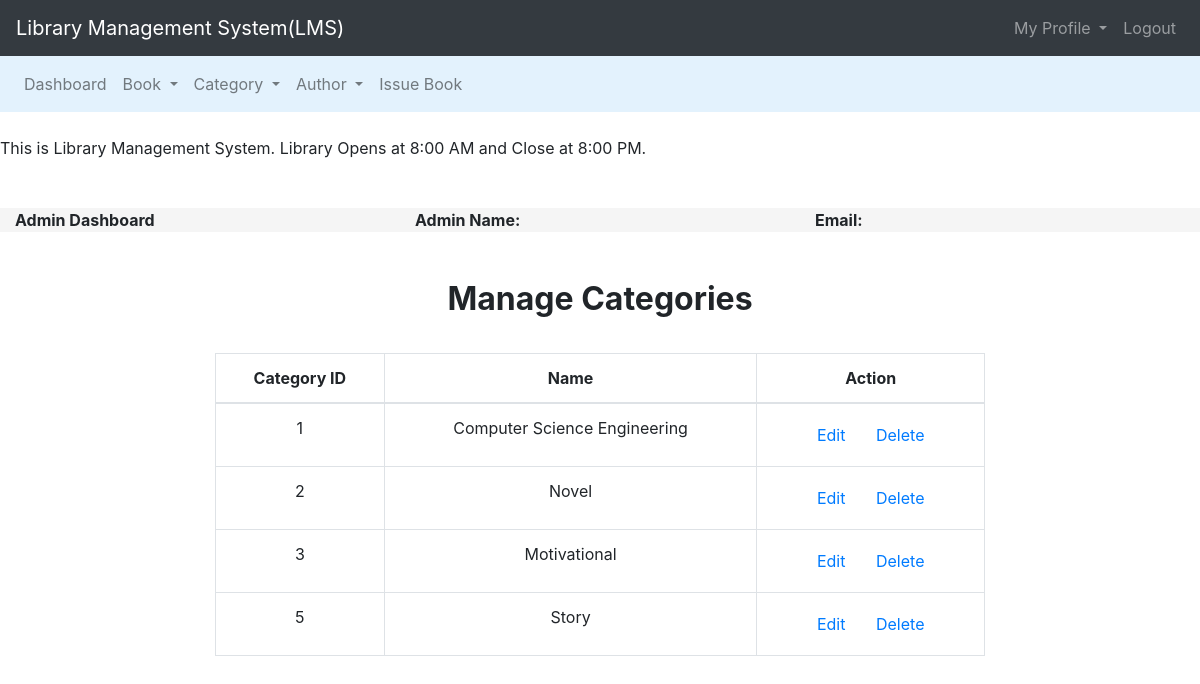
/admin/manage_cat.php, run on the app's committed database.
### tables this page shows
CREATE TABLE `category` (
  `cat_id` int(11) NOT NULL,
  `cat_name` varchar(100) NOT NULL
);

### admin/manage_cat.php (the view, shortened to what this page needs)
<!DOCTYPE html>
<html lang="en">
<head>
    <link rel="stylesheet" href="../css/style.css">
    <link rel="stylesheet" href="https://maxcdn.bootstrapcdn.com/bootstrap/4.5.2/css/bootstrap.min.css">
</head>
<body>
<nav class="navbar navbar-expand-lg navbar-dark bg-dark">
  <a class="navbar-brand" href="admin_dashboard.php">Library Management System(LMS)</a>
  <div class="collapse navbar-collapse" id="navbarSupportedContent">
    <ul class="nav navbar-nav ml-auto">
    <li class="nav-item dropdown">
        <a class="nav-link dropdown-toggle" href="#" id="navbarDropdown" role="button" data-toggle="dropdown"
         aria-haspopup="true" aria-expanded="false">
          My Profile
        </a>
      </li>
        <li class="nav-item">
        <a class="nav-link" href="logout.php">Logout</a>
      </li>
    </ul>
  </div>
</nav>
<nav class="navbar navbar-expand-lg navbar-light" style="background-color: #e3f2fd;">
  <div class="collapse navbar-collapse" id="navbarSupportedContent">
    <ul class="nav navbar-nav mr-auto">
    <li class="nav-item">
        <a class="nav-link" href="admin_dashboard.php">Dashboard</a>
      </li>
    <li class="nav-item dropdown">
        <a class="nav-link dropdown-toggle" href="#" id="navbarDropdown" role="button" data-toggle="dropdown"
         aria-haspopup="true" aria-expanded="false">
          Book
        </a>
        </li>
    <li class="nav-item dropdown">
        <a class="nav-link dropdown-toggle" href="#" id="navbarDropdown" role="button" data-toggle="dropdown"
         aria-haspopup="true" aria-expanded="false">
          Category
        </a>
        </li>
    <li class="nav-item dropdown">
        <a class="nav-link dropdown-toggle" href="#" id="navbarDropdown" role="button" data-toggle="dropdown"
         aria-haspopup="true" aria-expanded="false">
          Author
        </a>
        </li>
        <li class="nav-item">
        <a class="nav-link" href="issue_book.php">Issue Book</a>
      </li>
    </ul>
  </div>
</nav><br>
<span><marquee behavior="" direction="">This is Library Management System. Library Opens at 8:00 AM and Close
    at 8:00 PM.</marquee></span><br><br>
    <div class="container-fluid" id="user">
    <div class="row">
        <div class="col-lg-4 col-mg-4 col-12">
        <span><strong class="text-black">Admin Dashboard</strong></span>
        </div>
        <div class="col-lg-4 col-mg-4 col-12">
        <span><strong class="text-black">Admin Name: <?php echo $_SESSION['name']; ?></strong></span>
        </div>
        <div class="col-lg-4 col-mg-4 col-12">
        <span><strong class="text-black">Email: <?php echo $_SESSION['email']; ?></strong></span>
        </div>
    </div>
</div>
<br><br>
<div class="container headings text-center" style="margin-bottom:35px;">
		<h2 class="text-center font-weight-bold">Manage Categories</h2>
</div>
<div class="container-fluid">
    <div class="row">
        <div class="col-lg-8 col-md-10 col-12 offset-lg-2 offset-md-1">
            <table class="table table-bordered table-hover"  style="text-align: center; overflow:auto;">
                <thead>
                    <tr>
                        <th>Category ID</th>
                        <th>Name</th>
                        <th>Action</th>
                    </tr>
                </thead>
                    <?php
                         $connection = mysqli_connect("localhost","root","");
                         $query="select * from category";
                         $query_run = mysqli_query($connection,$query);
                         while ($row = mysqli_fetch_assoc($query_run)){
                    ?>
                    <tr>
                        <td><?php echo $row['cat_id']; ?></td>
                        <td><?php echo $row['cat_name']; ?></td>
                        <td>
                            <button class="btn"><a href="edit_cat.php?cid=<?php echo $row['cat_id'];?>" style="text-decoration:none;">
                            Edit</a></button>
                            <button class="btn"><a href="delete_cat.php?cid=<?php echo $row['cat_id'];?>" style="text-decoration:none;">
                            Delete</a></button>
                        </td>
                    </tr>
                    <?php
                     }
                    ?>
                </table>
        </div>
    </div>
</div>
</body>
</html>

### css/style.css (style rules this page uses)
* { margin: 0; padding: 0; box-sizing: border-box; }
#user { background-color: whitesmoke; }

### data on the page
category: cat_id "1", cat_name "Computer Science Engineering"
category: cat_id "2", cat_name "Novel"
category: cat_id "3", cat_name "Motivational"
category: cat_id "5", cat_name "Story"
